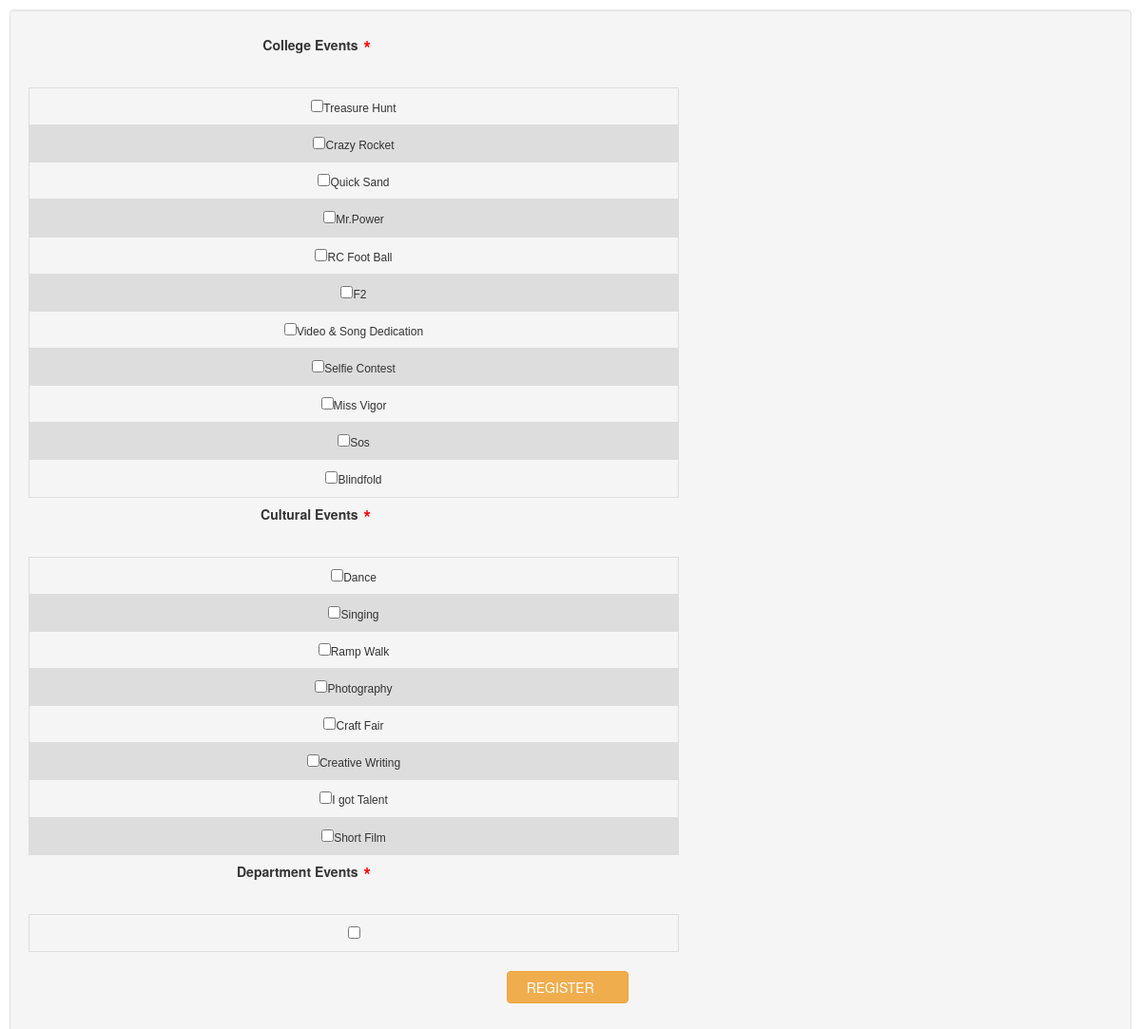
/anveshana_events_reg.php, run on the app's committed database.
### tables this page shows
CREATE TABLE `events` (
  `event_id` int(11) NOT NULL,
  `event_name` varchar(1000) NOT NULL,
  `event_type` varchar(1000) NOT NULL,
  `event_cost` int(11) NOT NULL
);

### db_operations.php (called while the page is built, shortened)
<?php
    class DBConnect{
        var $dbName = null;
        var $username = null;
        var $password = null;
        var $conn = null;
        function __construct(){
            $this->username = "root";
            $this->password = "";
            $this->dbName = "sasiac_anveshana";
        }
        function connect(){
            $this->serverName = $_SERVER['HTTP_HOST'];
            if($this->serverName == "192.168.100.100"){
                $this->conn = new mysqli($this->serverName, $this->username, $this->password, $this->dbName);
                if($this->conn->connect_error){
                    echo "<script>console.log('Connection Failed with 172.168.2.115.')</script>";
                }
                else{
                    echo "<script>console.log('Connection Successful with 172.168.2.115.')</script>";
                }
            }
            else if($this->serverName == "localhost"){
                $this->conn = new mysqli($this->serverName, $this->username, $this->password, $this->dbName);
            }
        }
        function search($tableName,$columnNames,$findByColumnName,$fndByValue){
            $sqlQry = "SELECT ".$columnNames." FROM ".$tableName." WHERE ".$findByColumnName."=".$fndByValue.";";
            $result = $this->conn->query($sqlQry);
            return $result;
        }
    }
?>

### anveshana_events_reg.php (the view, shortened to what this page needs)
<!DOCTYPE html>
<html>
<head>
    <link href="css/bootstrap.min.css" rel="stylesheet">
    <link href="css/style.css" rel="stylesheet">
    <link rel="stylesheet" href="https://cdnjs.cloudflare.com/ajax/libs/font-awesome/4.7.0/css/font-awesome.min.css">
    <link rel="stylesheet" href="https://maxcdn.bootstrapcdn.com/bootstrap/3.3.7/css/bootstrap.min.css">
</head>
<body>
<form class="  well form-horizontal"  name="form1" action="anveshana_reg_com.php" method="post"  id="contact_form" onsubmit="return validate()">
 <table >
<?php
$dept = $_SESSION['dept'];
include_once 'db_operations.php';
$dbobj = new DBConnect;
$dbobj->connect();
echo '<tr><div class="form-group">      <label class="col-md-4    control-label"> College Events<sub style="color: red; font-size:20px;">&nbsp;*</sub></label></div>	<br/>	</div></td></tr class="checkbox-grid">';
$result = $dbobj->search('events','*','event_type',"'Common'");
$event_details = '<table>';
if($result){
	$event_details = '<table>';
	while($rs = $result->fetch_assoc()){
	   $event_details .= '<tr><td><input type="checkbox" name='.$rs['event_id'].' id="" value='.$rs['event_id'].' >'.$rs['event_name'].'</td></tr>';
	}
}
$event_details .= '</table>';
echo $event_details;
$event_details = '<table>';
echo '<tr><div class="form-group">      <label class="col-md-4    control-label"> Cultural Events<sub style="color: red; font-size:20px;">&nbsp;*</sub></label></div>	<br/>	</div></td></tr class="checkbox-grid">';
$result = $dbobj->search('events','*','event_type',"'Cultural'");
if($result){
	$event_details = '<table>';
	while($rs = $result->fetch_assoc()){
	   $event_details .= '<tr><td><input type="checkbox" name='.$rs['event_id'].' id="" value='.$rs['event_id'].' >'.$rs['event_name'].'</td></tr>';
	}
}
$event_details .= '</table>';
echo $event_details;
$event_details = '<table>';
echo '<tr><div class="form-group">      <label class="col-md-4    control-label"> Department Events<sub style="color: red; font-size:20px;">&nbsp;*</sub></label></div>	<br/>	</div></td></tr class="checkbox-grid">';
$result = $dbobj->search('events','*','event_type',"'".$dept."'");
if($result){
	$event_details = '<table>';
	while($rs = $result->fetch_assoc()){
	   $event_details .= '<tr><td><input type="checkbox" name='.$rs['event_id'].' id="" value='.$rs['event_id'].' >'.$rs['event_name'].'</td></tr>';
	}
}
$event_details .= '</table>';
echo $event_details;
?>
</table>
      <div class="form-group">
        <label class="col-md-4    control-label"></label>
        <div class="col-md-4   "><br> &nbsp;&nbsp;&nbsp;&nbsp;&nbsp; &nbsp;&nbsp;&nbsp;&nbsp;&nbsp;
          &nbsp;&nbsp;&nbsp;&nbsp;&nbsp;  &nbsp;&nbsp;&nbsp;&nbsp;&nbsp;  &nbsp;&nbsp;&nbsp;&nbsp;&nbsp;<button type="submit" class="btn btn-warning" >  &nbsp;
          REGISTER  &nbsp;&nbsp;&nbsp;&nbsp;&nbsp;</button>
        </div>
</body>
</html>

### css/style.css (style rules this page uses)
body { font-family : 'TimesNewRoman', sans-serif; font-size : 17px; line-height : 1.7em; color : #353e55; font-weight : 100; background : #ffffff; border : 10px solid #fff; }
.btn { padding : 10px 30px; margin-bottom : 0; font-size : 16px; border-radius : 0; font-weight : 500; border-width : 2px; text-transform : uppercase; }

### anveshana_events_reg.php (style rules this page uses)
table { font-family: arial, sans-serif; font-size:12px; border-collapse: collapse; width:60%; }
td, th { border: 1px solid #dddddd; text-align: center; padding: 8px; }
tr:nth-child(even) { background-color: #dddddd; }

### data on the page
events: event_name "Treasure Hunt"
events: event_name "Crazy Rocket"
events: event_name "Quick Sand"
events: event_name "Mr.Power"
events: event_name "RC Foot Ball"
events: event_name "F2"
events: event_name "Video & Song Dedication"
events: event_name "Selfie Contest"
events: event_name "Miss Vigor"
events: event_name "Sos"
events: event_name "Blindfold"
events: event_name "Dance"
events: event_name "Singing"
events: event_name "Ramp Walk"
events: event_name "Photography"
events: event_name "Craft Fair"
events: event_name "Creative Writing"
events: event_name "I got Talent"
events: event_name "Short Film"
